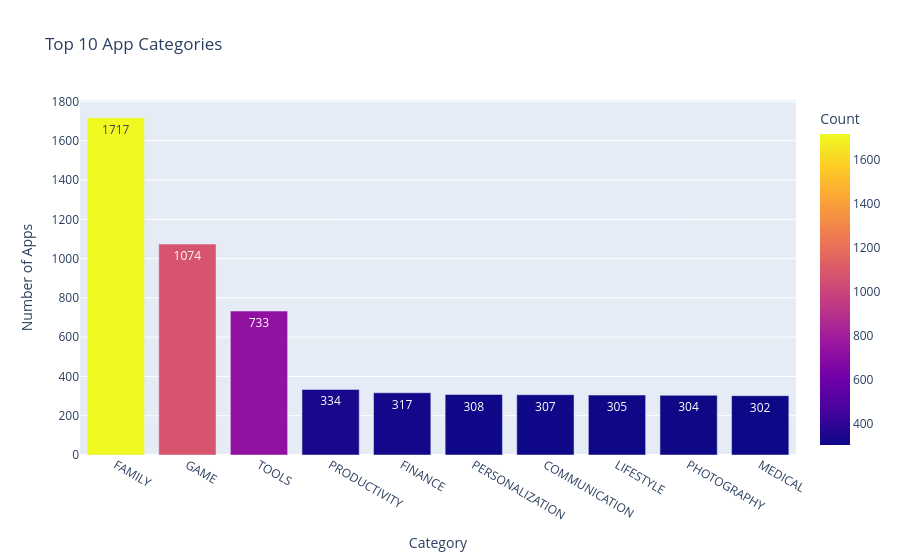

Notebook code for this chart:
### Code cell
fig = px.bar(
    category_counts,
    x="Category",
    y="Count",
    color="Count",
    title="Top 10 App Categories",
    text="Count"
)

fig.update_layout(
    xaxis_title="Category",
    yaxis_title="Number of Apps"
)

fig.show()

### Figure 1 — Plotly figure (JSON) as saved in the notebook; plotly's stock layout.template omitted (floating-point values rounded to 4 significant figures)
{"data": [{"hovertemplate": "Category=%{x}<br>Count=%{marker.color}<extra></extra>", "legendgroup": "", "marker": {"color": [1717, 1074, 733, 334, 317, 308, 307, 305, 304, 302], "coloraxis": "coloraxis", "pattern": {"shape": ""}}, "name": "", "orientation": "v", "showlegend": false, "text": [1717.0, 1074.0, 733.0, 334.0, 317.0, 308.0, 307.0, 305.0, 304.0, 302.0], "textposition": "auto", "type": "bar", "x": ["FAMILY", "GAME", "TOOLS", "PRODUCTIVITY", "FINANCE", "PERSONALIZATION", "COMMUNICATION", "LIFESTYLE", "PHOTOGRAPHY", "MEDICAL"], "xaxis": "x", "y": [1717, 1074, 733, 334, 317, 308, 307, 305, 304, 302], "yaxis": "y"}], "layout": {"barmode": "relative", "coloraxis": {"colorbar": {"title": {"text": "Count"}}, "colorscale": [[0, "#0d0887"], [0.1111, "#46039f"], [0.2222, "#7201a8"], [0.3333, "#9c179e"], [0.4444, "#bd3786"], [0.5556, "#d8576b"], [0.6667, "#ed7953"], [0.7778, "#fb9f3a"], [0.8889, "#fdca26"], [1, "#f0f921"]]}, "legend": {"tracegroupgap": 0}, "title": {"text": "Top 10 App Categories"}, "xaxis": {"anchor": "y", "domain": [0, 1], "title": {"text": "Category"}}, "yaxis": {"anchor": "x", "domain": [0, 1], "title": {"text": "Number of Apps"}}}}
